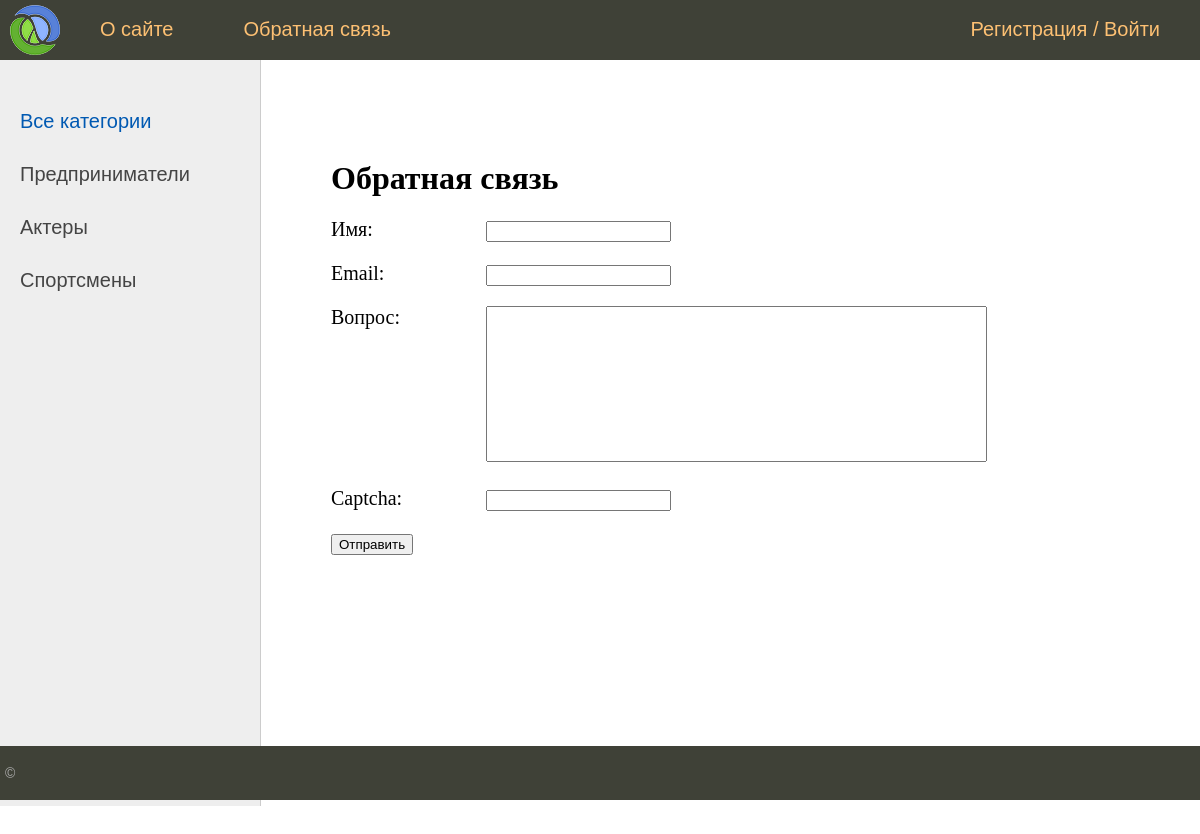
Page /contact/ on the committed database.
### man/models.py (models this page shows, shortened)
class Category(models.Model):
    name = models.CharField(max_length=50, db_index=True, verbose_name='Название категории')
    slug = models.SlugField(max_length=255, unique=True, db_index=True, verbose_name='URL')
    def get_absolute_url(self):
        return reverse('category', kwargs={'cat_slug': self.slug})
    class Meta:
        verbose_name = 'Категорию'
        verbose_name_plural = 'Категории'
        ordering = ['id']

### man/views.py (the view)
# urls.py: path('contact/', ContactFormView.as_view(), name='contact'),
class ContactFormView(DataMixin, FormView):
    form_class = ContactForm
    template_name = 'man/contact.html'
    success_url = reverse_lazy('index')
    def get_context_data(self, **kwargs):
        context = super().get_context_data(**kwargs)
        c_def = self.get_user_context(title='Обратная связь')
        return context | c_def

### man/forms.py
class ContactForm(forms.Form):
    name = forms.CharField(label='Имя', max_length=100)
    email = forms.EmailField(label='Email')
    content = forms.CharField(label='Вопрос', widget=forms.Textarea(attrs={'cols': '60', 'rows': '10'}))
    captcha = CaptchaField(label='Капча')

### man/utils.py (called while the page is built)
    def get_user_context(self, **kwargs):
        context = kwargs
        cats = Category.objects.all()
        user_menu = menu.copy()
        if not self.request.user.is_authenticated:
            user_menu.pop(1)
        context['menu'] = user_menu
        context['cats'] = cats
        if 'cat_selected' not in context:
            context['cat_selected'] = 0
        return context

### man/templates/man/contact.html (shortened to what this page needs)
{% extends 'man/base.html' %}
{% block content %}
<h1>{{ title }}</h1>
<form action="{% url 'contact' %}" method="post">
    {% for f in form %}
    <p>
        <label for="{{ f.id_for_label }}" class="form-label">{{ f.label }}:</label> {{ f }}
    </p>
    {% endfor %}
    <button type="submit">Отправить</button>
</form>
{% endblock content %}

### man/templates/man/base.html (shortened to what this page needs)
{% load static %}
{% load man_tags %}
<!DOCTYPE html>
<html>
<head>
	<link type="text/css" href="{% static 'man/css/styles.css' %}" rel="stylesheet" />
</head>
<body>
<table class="table-page" border=0 cellpadding="0" cellspacing="0">
<tr><td valign=top>
{% block mainmenu %}
		<div class="header">
			<ul id="mainmenu" class="mainmenu">
			<li class="logo"><a href="{% url 'index' %}"><div class="logo"></div></a></li>
			{% for item in menu %}
				<li><a href="{% url item.url_name %}">{{item.title}}</a></li>
			{% endfor %}
			{% if request.user.is_authenticated %}
				<li class="last">{{ user.username }} / <a href="{% url 'logout' %}">Выйти</a></li>
			{% else %}
				<li class="last">
					<a href="{% url 'register' %}">Регистрация</a> /
					<a href="{% url 'login' %}">Войти</a>
				</li>
			{% endif %}
			</ul>
		</div>
{% endblock mainmenu %}
<table class="table-content" border=0 cellpadding="0" cellspacing="0">
<tr>
	<td valign="top" class="left-chapters">
	<ul id="leftchapters">
		{% if cat_selected == 0 %}
			<li class="selected">Все категории</li>
			{% else %}
			<li><a href="{% url 'index' %}">Все категории</a></li>
		{% endif %}
{% for c in cats %}
	{% if c.pk == cat_selected %}
		<li class="selected">{{ c.name }}</li>
	{% else %}
		<li><a href="{{ c.get_absolute_url }}"> {{ c.name }} </a></li>
	{% endif %}
{% endfor %}
	</ul>
</td>
<td valign="top" class="content">
	<div class="content-text">
{% block content %}
{% endblock %}
	</div>
</td></tr></table>
</td></tr>
<tr><td valign=top>
	<div id="footer">
		<p>&copy; </p>
	</div>
</td></tr></table>
</body>
</html>

### man/static/man/css/styles.css (style rules this page uses)
html, body { font-family: 'Arial'; margin: 0; padding: 0; height: 100%; width: 100%; color: #444; }
textarea { resize: none; }
a { color: #0059b2; text-decoration: none; }
.table-page { width: 100%; height: 100%; vertical-align: top; }
.table-page tr { height: 100%; }
.header { background: #3F4137; height: 60px; }
.logo { background: url('../images/logo.png') no-repeat 10px 5px; width: 70px; height: 60px; }
ul.mainmenu { list-style: none; margin: 0; padding: 0; height: 60px; color: #fdc073; font-size: 20px; overflow: hidden; }
ul.mainmenu li { float: left; margin: 18px 40px 0 30px; }
ul.mainmenu li.logo { margin: 0; }
ul.mainmenu li.last { float: right; }
ul.mainmenu li a { color: #fdc073; text-decoration: none; }
.table-content { width: 100%; min-height: 100%; height: 100%; }
.left-chapters { margin: 0; background: #eee; border-right: 1px solid #ccc; min-height: 100%; }
.left-chapters ul { width: 230px; min-height: 100%; margin: 0; padding: 20px 10px 10px 20px; list-style: none; font-size: 20px; }
.left-chapters ul li { margin: 30px 0 0 0; color: #999; }
.left-chapters ul li.selected { color: #0059b2; }
.left-chapters ul li a { color: #444; text-decoration: none; }
.content { padding: 40px 20px 20px 40px; width: 100%; box-sizing: border-box; }
.content-text { margin: 60px 0 0 30px; color: #000; font-size: 20px; font-family: Yandex Sans Display Light; }
.content-text h1 { font-size: 32px; }
#footer { box-sizing: border-box; background: #3F4137; padding: 5px; color: #aaa; font-size: 14px; font-family: Verdana, Geneva, Arial, Helvetica; text-align: left; overflow: hidden; }
.form-label { display: inline-block; min-width: 150px; vertical-align: top; }

### rows in the picture
Category: name "Предприниматели"
Category: name "Актеры"
Category: name "Спортсмены"

### other values in the picture
{{ item.title }} "О сайте" "Обратная связь"
{{ title }} "Обратная связь"
{{ f.label }} "Имя" "Email" "Вопрос" "Captcha"
